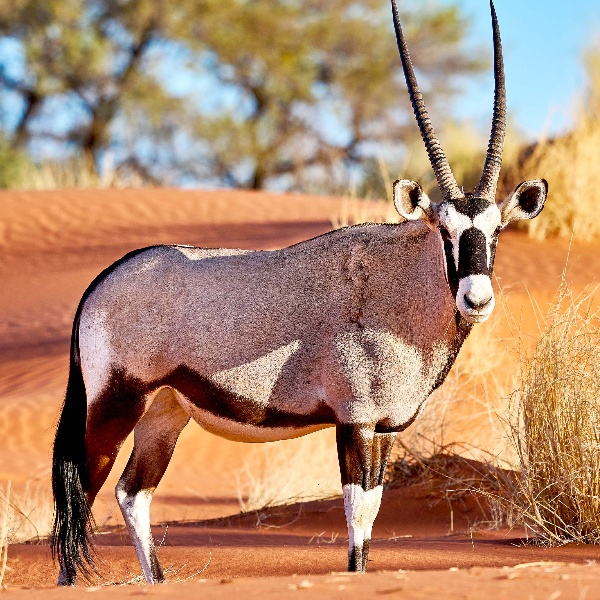
#> input picture saved_image/animal.jpg, 600 x 600 px
$ jupyter execute 05_colorspaces_and_blurring.ipynb
#> lines starting #> are read from the running program, lines starting #| are printed output that depends on the picture
[cell 1]
import os
import cv2

[cell 2]
file_path = os.path.join('..', 'saved_image', 'animal.jpg')
os.path.exists(file_path)

## All types of color conversion

https://docs.opencv.org/3.4.20/d8/d01/group__imgproc__color__conversions.html

[cell 3]
img = cv2.imread(file_path)
#> img is the input picture: shape (600, 600, 3); mean B, G, R 109.7, 136.9, 176.7
# changing the color space from BGR to RGB
img_rgb = cv2.cvtColor(img, cv2.COLOR_BGR2RGB)
img_gray = cv2.cvtColor(img, cv2.COLOR_BGR2GRAY)
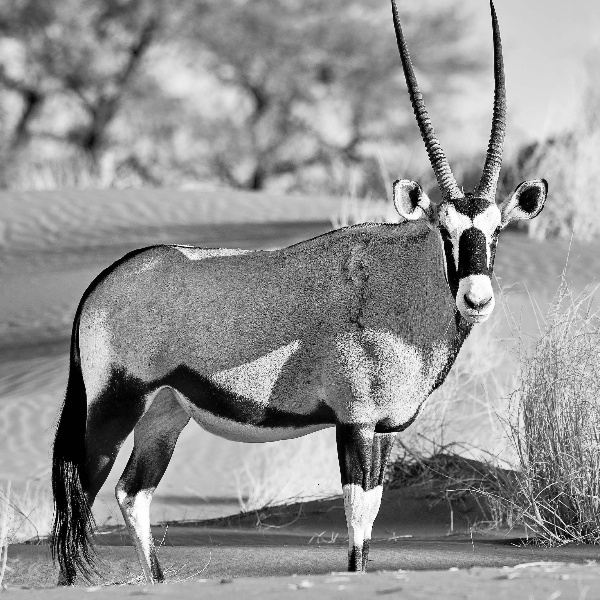
#> img_gray: shape (600, 600); min 0, max 255, mean 145.7
img_hsv = cv2.cvtColor(img, cv2.COLOR_BGR2HSV)
#> img_hsv: shape (600, 600, 3); mean H, S, V 34.9, 116.1, 181.8

[cell 4]
cv2.imshow('img', img)
cv2.imshow('img_rgb', img_rgb)
cv2.imshow('img_gray', img_gray)
cv2.imshow('img_hsv', img_hsv)
cv2.waitKey(0)

## Blurring

[cell 5]
k_size = 7 # higher the number more the blurring
blurred_img = cv2.blur(img, (k_size, k_size)) # takes average value of that pixel surrounding
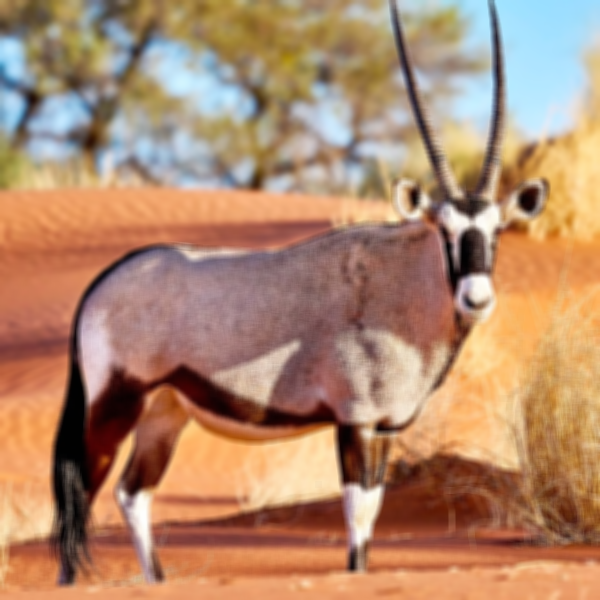
#> blurred_img: shape (600, 600, 3); mean B, G, R 109.7, 136.9, 176.7
img_gaussian_blur = cv2.GaussianBlur(img, (k_size, k_size), 5) # takes weighted average value of that pixel surrounding
img_median_blur = cv2.medianBlur(img, k_size) # takes median value of that pixel surrounding
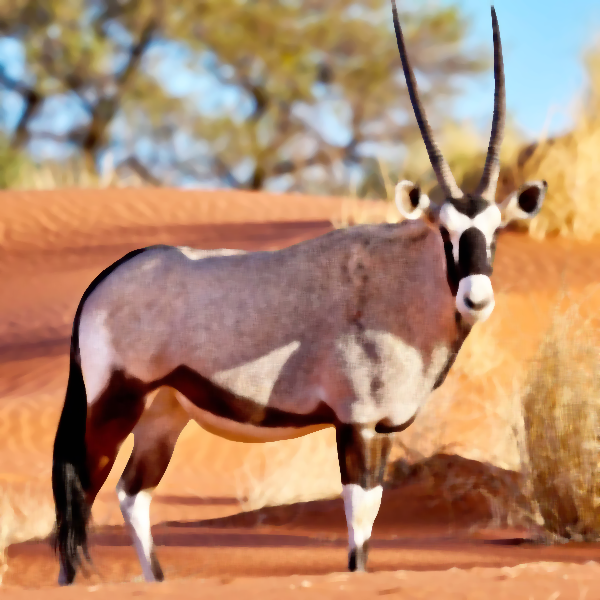
#> img_median_blur: shape (600, 600, 3); mean B, G, R 109.3, 136.8, 177.2
cv2.imshow('img', img)
cv2.imshow('img_blur', blurred_img)
cv2.imshow('img_gaussian_blur', img_gaussian_blur)
cv2.imshow('img_median_blur', img_median_blur)
cv2.waitKey(0)
